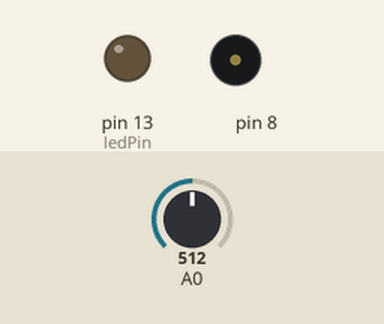
Bench run of a sketch on a simulated Arduino Uno, built with avr-gcc and run on an emulated ATmega328P. Parts: output pins drawn as LEDs (lit = HIGH), buzzer (waves = sounding). Inputs (shaded band) come from the test bench; at power-on: A0 = 512. What the sketch prints to the serial monitor is not drawn.

Above: at 5.05 s.
Timing chart, 0 to 8.0 s (numbered marks = the images above):
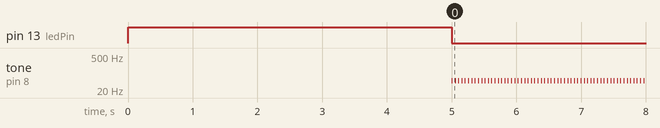

Measured:
- by itself, tone on pin 8: alternates 49 Hz for 0.01 s and silent for 0.04 s

The sketch:

Theremin.ino
```cpp
int sensorValue;
int sensorLow = 1023;
int sensorHigh = 0;

const int ledPin = 13;

void setup() {
  Serial.begin(115200);
  pinMode(ledPin, OUTPUT);
  digitalWrite(ledPin, HIGH);
  while (millis() <5000) {
    sensorValue = analogRead(A0);
    if (sensorValue > sensorHigh) {
      sensorHigh = sensorValue;
    }
    if (sensorValue < sensorLow) {
      sensorLow = sensorValue;
    }
  }
  digitalWrite(ledPin, LOW);
}

void loop() {
  sensorValue = analogRead(A0);
  int pitch = map(sensorValue, sensorLow, sensorHigh, 50, 4000);
  tone(8, pitch, 10);
  delay(50);
  Serial.println(sensorLow);
  Serial.println(sensorHigh);
  Serial.println(sensorValue);
  Serial.println(pitch);
  Serial.println("--------------------");
}
```

melody.ino
```cpp
// #include "pitches.h"

// // notes in the melody:
// int melody[] = {

//   NOTE_C4, NOTE_G3, NOTE_G3, NOTE_A3, NOTE_G3, 0, NOTE_B3, NOTE_C4
// };

// // note durations: 4 = quarter note, 8 = eighth note, etc.:
// int noteDurations[] = {

//   4, 8, 8, 4, 4, 4, 4, 4
// };

// void setup() {

//   // iterate over the notes of the melody:

//   for (int thisNote = 0; thisNote < 8; thisNote++) {

//     // to calculate the note duration, take one second divided by the note type.

//     //e.g. quarter note = 1000 / 4, eighth note = 1000/8, etc.

//     int noteDuration = 1000 / noteDurations[thisNote];

//     tone(8, melody[thisNote], noteDuration);

//     // to distinguish the notes, set a minimum time between them.

//     // the note's duration + 30% seems to work well:

//     int pauseBetweenNotes = noteDuration * 1.30;

//     delay(pauseBetweenNotes);

//     // stop the tone playing:

//     noTone(8);

//   }
// }

// void loop() {

//   // no need to repeat the melody.
// }
```
